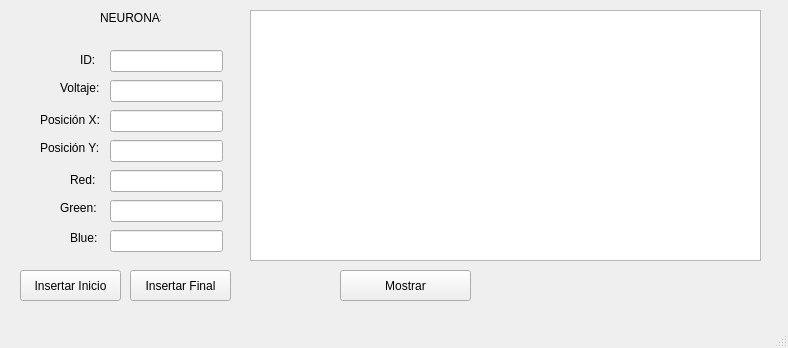
<?xml version="1.0" encoding="UTF-8"?>
<ui version="4.0">
 <class>MainWindow</class>
 <widget class="QMainWindow" name="MainWindow">
  <property name="geometry">
   <rect>
    <x>0</x>
    <y>0</y>
    <width>788</width>
    <height>348</height>
   </rect>
  </property>
  <property name="windowTitle">
   <string>MainWindow</string>
  </property>
  <widget class="QWidget" name="centralwidget">
   <widget class="QLabel" name="label">
    <property name="geometry">
     <rect>
      <x>100</x>
      <y>10</y>
      <width>61</width>
      <height>16</height>
     </rect>
    </property>
    <property name="text">
     <string>NEURONAS</string>
    </property>
   </widget>
   <widget class="QLineEdit" name="datoId">
    <property name="geometry">
     <rect>
      <x>110</x>
      <y>50</y>
      <width>113</width>
      <height>22</height>
     </rect>
    </property>
   </widget>
   <widget class="QLabel" name="label_2">
    <property name="geometry">
     <rect>
      <x>80</x>
      <y>50</y>
      <width>21</width>
      <height>20</height>
     </rect>
    </property>
    <property name="text">
     <string>ID:</string>
    </property>
   </widget>
   <widget class="QLabel" name="label_3">
    <property name="geometry">
     <rect>
      <x>60</x>
      <y>80</y>
      <width>49</width>
      <height>16</height>
     </rect>
    </property>
    <property name="text">
     <string>Voltaje:</string>
    </property>
   </widget>
   <widget class="QLineEdit" name="datoVoltaje">
    <property name="geometry">
     <rect>
      <x>110</x>
      <y>80</y>
      <width>113</width>
      <height>22</height>
     </rect>
    </property>
   </widget>
   <widget class="QLabel" name="label_4">
    <property name="geometry">
     <rect>
      <x>40</x>
      <y>110</y>
      <width>61</width>
      <height>20</height>
     </rect>
    </property>
    <property name="text">
     <string>Posición X:</string>
    </property>
   </widget>
   <widget class="QLineEdit" name="datoPosicionX">
    <property name="geometry">
     <rect>
      <x>110</x>
      <y>110</y>
      <width>113</width>
      <height>22</height>
     </rect>
    </property>
   </widget>
   <widget class="QLabel" name="label_5">
    <property name="geometry">
     <rect>
      <x>40</x>
      <y>140</y>
      <width>61</width>
      <height>16</height>
     </rect>
    </property>
    <property name="text">
     <string>Posición Y:</string>
    </property>
   </widget>
   <widget class="QLineEdit" name="datoPosicionY">
    <property name="geometry">
     <rect>
      <x>110</x>
      <y>140</y>
      <width>113</width>
      <height>22</height>
     </rect>
    </property>
   </widget>
   <widget class="QLineEdit" name="datoRed">
    <property name="geometry">
     <rect>
      <x>110</x>
      <y>170</y>
      <width>113</width>
      <height>22</height>
     </rect>
    </property>
   </widget>
   <widget class="QLineEdit" name="datoGreen">
    <property name="geometry">
     <rect>
      <x>110</x>
      <y>200</y>
      <width>113</width>
      <height>22</height>
     </rect>
    </property>
   </widget>
   <widget class="QLineEdit" name="datoBlue">
    <property name="geometry">
     <rect>
      <x>110</x>
      <y>230</y>
      <width>113</width>
      <height>22</height>
     </rect>
    </property>
   </widget>
   <widget class="QLabel" name="label_6">
    <property name="geometry">
     <rect>
      <x>70</x>
      <y>170</y>
      <width>41</width>
      <height>20</height>
     </rect>
    </property>
    <property name="text">
     <string>Red:</string>
    </property>
   </widget>
   <widget class="QLabel" name="label_7">
    <property name="geometry">
     <rect>
      <x>60</x>
      <y>200</y>
      <width>41</width>
      <height>16</height>
     </rect>
    </property>
    <property name="text">
     <string>Green:</string>
    </property>
   </widget>
   <widget class="QLabel" name="label_8">
    <property name="geometry">
     <rect>
      <x>70</x>
      <y>230</y>
      <width>49</width>
      <height>16</height>
     </rect>
    </property>
    <property name="text">
     <string>Blue:</string>
    </property>
   </widget>
   <widget class="QPushButton" name="insertarInicio">
    <property name="geometry">
     <rect>
      <x>20</x>
      <y>270</y>
      <width>101</width>
      <height>31</height>
     </rect>
    </property>
    <property name="text">
     <string>Insertar Inicio</string>
    </property>
   </widget>
   <widget class="QPushButton" name="insertarFinal">
    <property name="geometry">
     <rect>
      <x>130</x>
      <y>270</y>
      <width>101</width>
      <height>31</height>
     </rect>
    </property>
    <property name="text">
     <string>Insertar Final</string>
    </property>
   </widget>
   <widget class="QPlainTextEdit" name="mallaMostrar">
    <property name="geometry">
     <rect>
      <x>250</x>
      <y>10</y>
      <width>511</width>
      <height>251</height>
     </rect>
    </property>
   </widget>
   <widget class="QPushButton" name="mostrarNeuronas">
    <property name="geometry">
     <rect>
      <x>340</x>
      <y>270</y>
      <width>131</width>
      <height>31</height>
     </rect>
    </property>
    <property name="text">
     <string>Mostrar</string>
    </property>
   </widget>
  </widget>
  <widget class="QMenuBar" name="menubar">
   <property name="geometry">
    <rect>
     <x>0</x>
     <y>0</y>
     <width>788</width>
     <height>22</height>
    </rect>
   </property>
  </widget>
  <widget class="QStatusBar" name="statusbar"/>
 </widget>
 <resources/>
 <connections/>
</ui>
